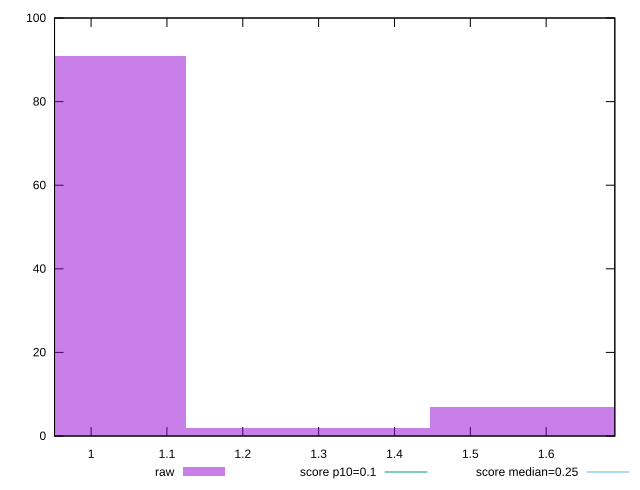

Source code (gnuplot):
reset

$raw <<EOF
0.9647044637776269 91
1.6078407729627116 7
1.2862726183701692 2
EOF

set key outside below
set boxwidth 0.3215681545925423
set xrange [0.9517913771735298:1.6905228746202257]
set yrange [0:100]
set trange [0:100]
set style fill transparent solid 0.5 noborder

set parametric
set terminal svg size 640, 490 enhanced background rgb 'white'
set output "report_00015_2021-02-09T16-11-33.973Z/cumulative-layout-shift/samples/pages+cached/raw/histogram.svg"

plot $raw title "raw" with boxes, \
     0.1,t title "score p10=0.1", \
     0.25,t title "score median=0.25"

reset
